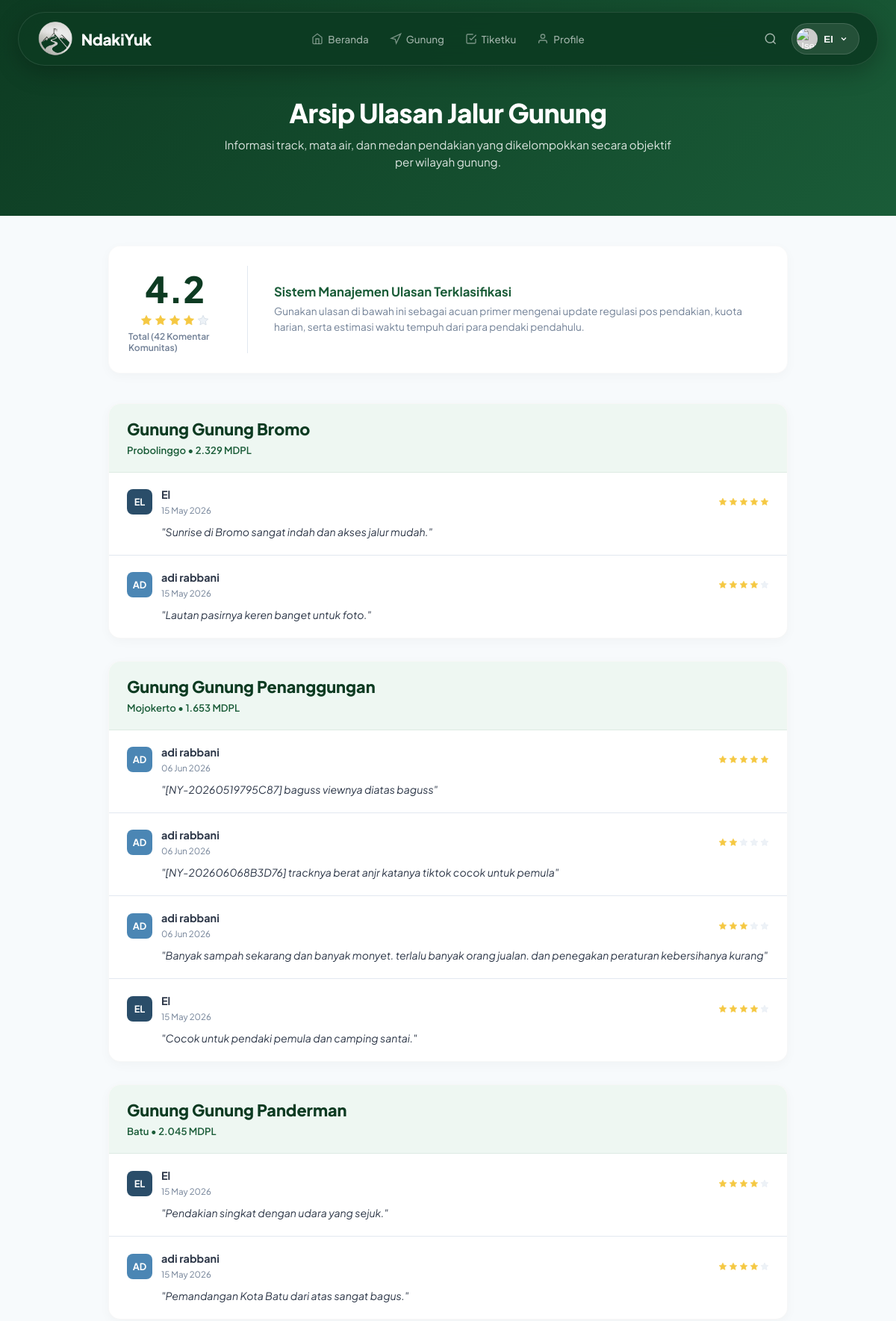
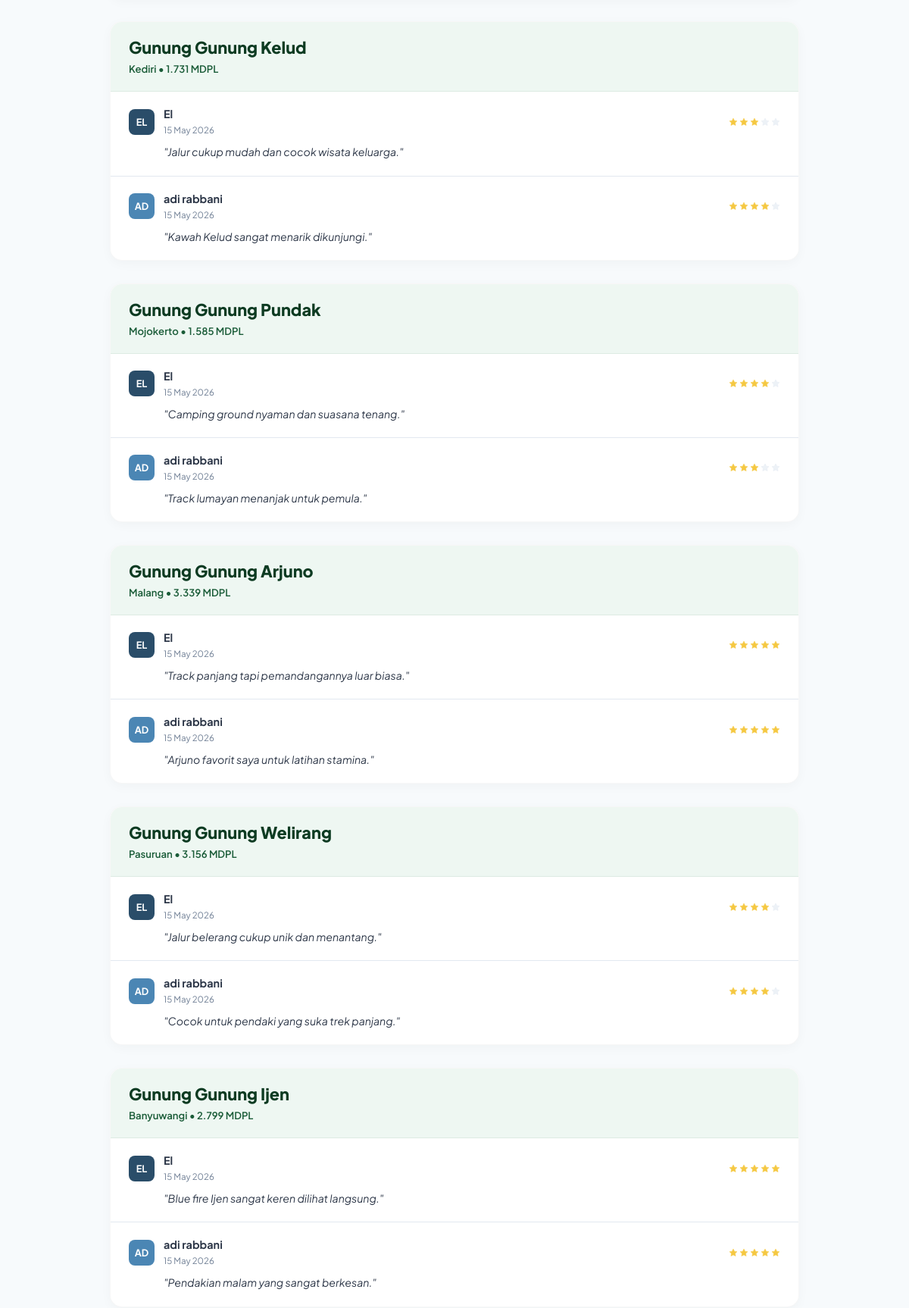
/review.php (signed in, upper part), run on the app's committed database (2 pictures, top to bottom).
### tables this page shows
CREATE TABLE `reviews` (
  `id_review` int NOT NULL AUTO_INCREMENT,
  `id_user` int NOT NULL,
  `id_gunung` int NOT NULL,
  `rating` int NOT NULL,
  `komentar` text,
  `created_at` timestamp NULL DEFAULT CURRENT_TIMESTAMP,
  PRIMARY KEY (`id_review`),
  KEY `id_user` (`id_user`),
  KEY `id_gunung` (`id_gunung`),
  CONSTRAINT `reviews_ibfk_1` FOREIGN KEY (`id_user`) REFERENCES `users` (`id_user`),
  CONSTRAINT `reviews_ibfk_2` FOREIGN KEY (`id_gunung`) REFERENCES `gunung` (`id_gunung`)
);

CREATE TABLE `gunung` (
  `id_gunung` int NOT NULL AUTO_INCREMENT,
  `id_kategori` int NOT NULL,
  `nama_gunung` varchar(100) NOT NULL,
  `lokasi` varchar(100) DEFAULT NULL,
  `tinggi` int DEFAULT NULL,
  `estimasi_pendakian` varchar(50) DEFAULT NULL,
  `deskripsi` text,
  `kuota_harian` int DEFAULT NULL,
  `harga_tiket` int DEFAULT NULL,
  `pos_perizinan` text,
  `status_gunung` enum('Buka','Tutup') DEFAULT 'Buka',
  `gambar` varchar(255) DEFAULT NULL,
  `peta_gunung` varchar(255) DEFAULT NULL,
  `created_at` timestamp NULL DEFAULT CURRENT_TIMESTAMP,
  `fasilitas_gunung` text,
  `info_terkini` text,
  PRIMARY KEY (`id_gunung`),
  KEY `id_kategori` (`id_kategori`),
  CONSTRAINT `gunung_ibfk_1` FOREIGN KEY (`id_kategori`) REFERENCES `kategori_gunung` (`id_kategori`)
);

CREATE TABLE `user_profile` (
  `id_profile` int NOT NULL AUTO_INCREMENT,
  `id_user` int NOT NULL,
  `nama_lengkap` varchar(100) NOT NULL,
  `nik` varchar(30) NOT NULL,
  `no_hp` varchar(20) NOT NULL,
  `foto_profile` varchar(255) DEFAULT NULL,
  `bio` text,
  PRIMARY KEY (`id_profile`),
  UNIQUE KEY `nik` (`nik`),
  KEY `fk_profile_user` (`id_user`),
  CONSTRAINT `fk_profile_user` FOREIGN KEY (`id_user`) REFERENCES `users` (`id_user`) ON DELETE CASCADE
);

### review.php (the view, shortened to what this page needs)
<?php
$queryStats = mysqli_query($conn, "
    SELECT COUNT(*) as total_ulasan, COALESCE(AVG(rating), 0) as rata_rating
    FROM reviews
");
$stats = mysqli_fetch_assoc($queryStats);
$queryReviews = mysqli_query($conn, "
    SELECT
        r.*,
        g.nama_gunung, g.lokasi as lokasi_gunung, g.gambar, g.tinggi,
        up.nama_lengkap, up.foto_profile
    FROM reviews r
    JOIN gunung g ON r.id_gunung = g.id_gunung
    JOIN user_profile up ON r.id_user = up.id_user
    ORDER BY g.id_gunung ASC, r.created_at DESC
");
?>
<!DOCTYPE html>
<html lang="id">
<head>
<link rel="stylesheet" href="assets/css/style.css?v=1000">
    <link rel="stylesheet" href="assets/css/review.css">
</head>
<body>
    <?php include 'components/navbar.php'; ?>
    <header class="review-header">
        <div class="header-container">
            <h1 class="header-title">Arsip Ulasan Jalur Gunung</h1>
            <p class="header-sub">Informasi track, mata air, dan medan pendakian yang dikelompokkan secara objektif per wilayah gunung.</p>
        </div>
    </header>
    <main class="page-main">
        <div class="page-container">
            <div class="rating-summary-card">
                <div class="score-box">
                    <span class="score-num"><?= number_format($stats['rata_rating'], 1) ?></span>
                    <div class="score-stars">
                        <?php
                        $stars_floor = floor($stats['rata_rating']);
                        for ($i = 1; $i <= 5; $i++):
                        ?>
                            <svg width="16" height="16" viewBox="0 0 24 24" fill="<?= $i <= $stars_floor ? '#f5c842' : '#edf2f7' ?>" stroke="<?= $i <= $stars_floor ? '#f5c842' : '#cbd5e0' ?>">
                                <polygon points="12 2 15.09 8.26 22 9.27 17 14.14 18.18 21.02 12 17.77 5.82 21.02 7 14.14 2 9.27 8.91 8.26 12 2" />
                            </svg>
                        <?php endfor; ?>
                    </div>
                    <span class="score-total">Total (<?= $stats['total_ulasan'] ?> Komentar Komunitas)</span>
                </div>
                <div class="summary-text-box">
                    <h3>Sistem Manajemen Ulasan Terklasifikasi</h3>
                    <p>Gunakan ulasan di bawah ini sebagai acuan primer mengenai update regulasi pos pendakian, kuota harian, serta estimasi waktu tempuh dari para pendaki pendahulu.</p>
                </div>
            </div>
            <div class="gunung-group-container">
                <?php
                if (mysqli_num_rows($queryReviews) === 0):
                ?>
                    <div class="empty-review-box">
                        <p class="empty-text">Belum ada ulasan petualangan yang terdaftar di database NdakiYuk.</p>
                    </div>
                    <?php
                else:
                    $current_gunung = null;
                    $colors = ['#1a5c38', '#2a4d69', '#4b86b4', '#e8832a', '#d9534f'];
                    while ($r = mysqli_fetch_assoc($queryReviews)):
                        if ($current_gunung !== $r['id_gunung']):
                            if ($current_gunung !== null) {
                                echo '</div></div>';
                            }
                            $current_gunung = $r['id_gunung'];
                    ?>
                            <div class="gunung-group-block">
                                <div class="gunung-group-header">
                                    <div class="gunung-info-left">
                                        <h2 class="gunung-group-title">Gunung <?= htmlspecialchars($r['nama_gunung']) ?></h2>
                                        <span class="gunung-group-meta"><?= htmlspecialchars($r['lokasi_gunung']) ?> • <?= number_format($r['tinggi'], 0, ',', '.') ?> MDPL</span>
                                    </div>
                                </div>
                                <div class="gunung-reviews-list">
                                <?php
                            endif;
                            $inisial = strtoupper(substr($r['nama_lengkap'], 0, 2));
                            $warna_avatar = $colors[$r['id_user'] % count($colors)];
                            $tgl_ulasan = new DateTime($r['created_at']);
                                ?>
                                <div class="sub-review-item">
                                    <div class="review-user-row">
                                        <div class="user-avatar" style="background: <?= $warna_avatar ?>">
                                            <?= $inisial ?>
                                        </div>
                                        <div class="user-meta-info">
                                            <h4 class="user-name"><?= htmlspecialchars($r['nama_lengkap']) ?></h4>
                                            <span class="review-date"><?= $tgl_ulasan->format('d M Y') ?></span>
                                        </div>
                                        <div class="user-stars">
                                            <?php for ($i = 1; $i <= 5; $i++): ?>
                                                <svg width="12" height="12" viewBox="0 0 24 24" fill="<?= $i <= $r['rating'] ? '#f5c842' : '#edf2f7' ?>" stroke="<?= $i <= $r['rating'] ? '#f5c842' : '#e2e8f0' ?>">
                                                    <polygon points="12 2 15.09 8.26 22 9.27 17 14.14 18.18 21.02 12 17.77 5.82 21.02 7 14.14 2 9.27 8.91 8.26 12 2" />
                                                </svg>
                                            <?php endfor; ?>
                                        </div>
                                    </div>
                                    <div class="review-text-content">
                                        <p>"<?= htmlspecialchars($r['komentar']) ?>"</p>
                                    </div>
                                </div>
                        <?php
                    endwhile;
                    echo '</div></div>';
                endif;
                        ?>
                                </div>
                            </div>
    </main>
</body>
</html>

### assets/css/style.css (style rules this page uses)
*, *::before, *::after { box-sizing: border-box; margin: 0; padding: 0; }
:root { --green-dark: #0d3b22; --green-main: #1a5c38; --green-mid: #246b43; --green-light: #2d8653; --yellow: #f5c842; --yellow-hover: #e0b530; --orange: #e8832a; --red: #d63b3b; --white: #ffffff; --white-80: rgba(255,255,255,0.80); --white-60: rgba(255,255,255,0.60); --white-30: rgba(255,255,255,0.30); --white-10: rgba(255,255,255,0.10); --bg-page: #f4f6f4; --bg-card: #ffffff; --text-dark: #0f2419; --text-mid: #3a5244; --text-muted: #7a9487; --border: #e0e8e3; --mudah-bg: #1a5c38; --mudah-text: #ffffff; --sedang-bg: #f5c842; --sedang-text:#0f2419; --berat-bg: #e8832a; --berat-text: #ffffff; --extreme-bg: #d63b3b; --extreme-text:#ffffff; --font-main: 'Plus Jakarta Sans', sans-serif; --font-serif: 'Merriweather', serif; --nav-h: 72px; --radius-nav: 37px; --radius-card:14px; --shadow-card: 0 4px 20px rgba(0,0,0,0.08); --shadow-hover:0 10px 36px rgba(0,0,0,0.14); --transition: 0.3s cubic-bezier(0.4,0,0.2,1); --container: 1200px; }
html { scroll-behavior: smooth; }
body { font-family: var(--font-main); background: var(--bg-page); color: var(--text-dark); min-height: 100vh; overflow-x: hidden; }

### data on the page
reviews: id_gunung.nama_gunung "Gunung Bromo", id_gunung.lokasi "Probolinggo", id_gunung.tinggi "2.329", user_profile.nama_lengkap "EL", user_profile.nama_lengkap "El", created_at "15 May 2026", komentar "Sunrise di Bromo sangat indah dan akses jalur mudah."
reviews: user_profile.nama_lengkap "AD", user_profile.nama_lengkap "adi rabbani", created_at "15 May 2026", komentar "Lautan pasirnya keren banget untuk foto."
reviews: id_gunung.nama_gunung "Gunung Penanggungan", id_gunung.lokasi "Mojokerto", id_gunung.tinggi "1.653", user_profile.nama_lengkap "AD", user_profile.nama_lengkap "adi rabbani", created_at "06 Jun 2026", komentar "[NY-20260519795C87] baguss viewnya diatas baguss"
reviews: user_profile.nama_lengkap "AD", user_profile.nama_lengkap "adi rabbani", created_at "06 Jun 2026", komentar "[NY-202606068B3D76] tracknya berat anjr katanya tiktok cocok untuk pemula"
reviews: user_profile.nama_lengkap "AD", user_profile.nama_lengkap "adi rabbani", created_at "06 Jun 2026", komentar "Banyak sampah sekarang dan banyak monyet. terlalu banyak orang jualan. dan penegakan peraturan kebersihanya kurang"
reviews: user_profile.nama_lengkap "EL", user_profile.nama_lengkap "El", created_at "15 May 2026", komentar "Cocok untuk pendaki pemula dan camping santai."
reviews: id_gunung.nama_gunung "Gunung Panderman", id_gunung.lokasi "Batu", id_gunung.tinggi "2.045", user_profile.nama_lengkap "EL", user_profile.nama_lengkap "El", created_at "15 May 2026", komentar "Pendakian singkat dengan udara yang sejuk."
reviews: user_profile.nama_lengkap "AD", user_profile.nama_lengkap "adi rabbani", created_at "15 May 2026", komentar "Pemandangan Kota Batu dari atas sangat bagus."
reviews: id_gunung.nama_gunung "Gunung Kelud", id_gunung.lokasi "Kediri", id_gunung.tinggi "1.731", user_profile.nama_lengkap "EL", user_profile.nama_lengkap "El", created_at "15 May 2026", komentar "Jalur cukup mudah dan cocok wisata keluarga."
reviews: user_profile.nama_lengkap "AD", user_profile.nama_lengkap "adi rabbani", created_at "15 May 2026", komentar "Kawah Kelud sangat menarik dikunjungi."
reviews: id_gunung.nama_gunung "Gunung Pundak", id_gunung.lokasi "Mojokerto", id_gunung.tinggi "1.585", user_profile.nama_lengkap "EL", user_profile.nama_lengkap "El", created_at "15 May 2026", komentar "Camping ground nyaman dan suasana tenang."
reviews: user_profile.nama_lengkap "AD", user_profile.nama_lengkap "adi rabbani", created_at "15 May 2026", komentar "Track lumayan menanjak untuk pemula."
reviews: id_gunung.nama_gunung "Gunung Arjuno", id_gunung.lokasi "Malang", id_gunung.tinggi "3.339", user_profile.nama_lengkap "EL", user_profile.nama_lengkap "El", created_at "15 May 2026", komentar "Track panjang tapi pemandangannya luar biasa."
reviews: user_profile.nama_lengkap "AD", user_profile.nama_lengkap "adi rabbani", created_at "15 May 2026", komentar "Arjuno favorit saya untuk latihan stamina."
reviews: id_gunung.nama_gunung "Gunung Welirang", id_gunung.lokasi "Pasuruan", id_gunung.tinggi "3.156", user_profile.nama_lengkap "EL", user_profile.nama_lengkap "El", created_at "15 May 2026", komentar "Jalur belerang cukup unik dan menantang."
reviews: user_profile.nama_lengkap "AD", user_profile.nama_lengkap "adi rabbani", created_at "15 May 2026", komentar "Cocok untuk pendaki yang suka trek panjang."
reviews: id_gunung.nama_gunung "Gunung Ijen", id_gunung.lokasi "Banyuwangi", id_gunung.tinggi "2.799", user_profile.nama_lengkap "EL", user_profile.nama_lengkap "El", created_at "15 May 2026", komentar "Blue fire Ijen sangat keren dilihat langsung."
reviews: user_profile.nama_lengkap "AD", user_profile.nama_lengkap "adi rabbani", created_at "15 May 2026", komentar "Pendakian malam yang sangat berkesan."

### other printed values
$_SESSION['nama_lengkap'] "El"
$stats['rata_rating'] "4.2"
$stats['total_ulasan'] "42"
